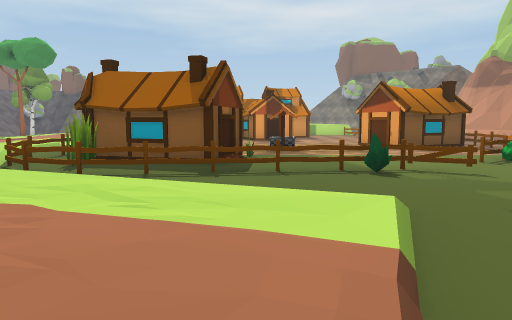
view 1 (above)

24 first-person views from a walk through a scene from a Unity 3-D project. The camera is 1.4 m above the floor, tilts 6° down and sees 70° across. The floor is counted in squares, 2 m on a side. Each view is taken from the middle of a square. On the plan, view 1 faces up. The plan holds only what a view shows up to about 11 squares ahead; the rest is blank. The place goes on beyond the plan. The player character is not drawn. Some animated figures are left out. Some surface patterns are stand-ins.

view 2
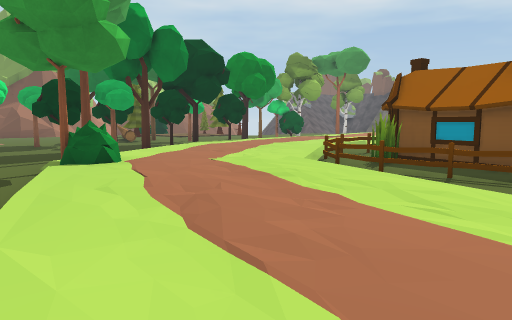

view 3
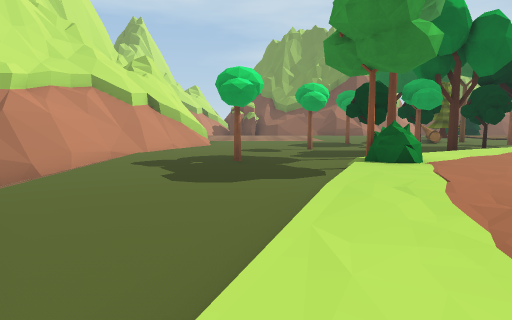

view 4
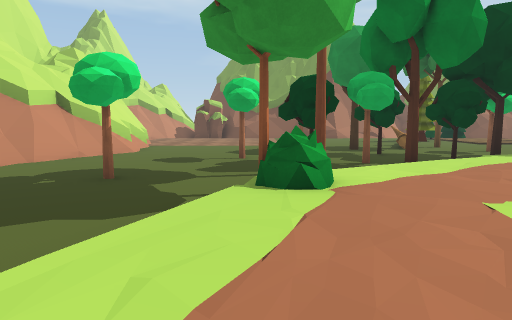

view 5
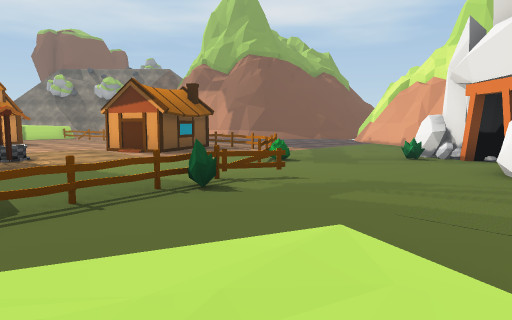

view 6
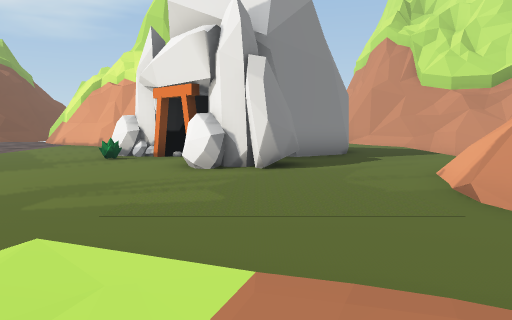

view 7
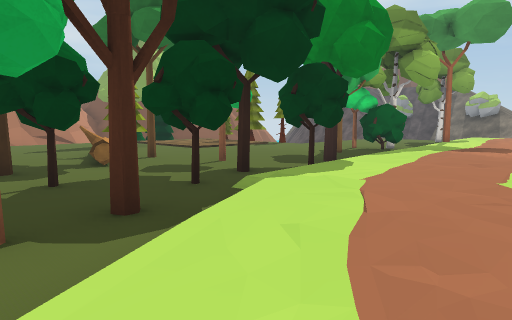

view 8
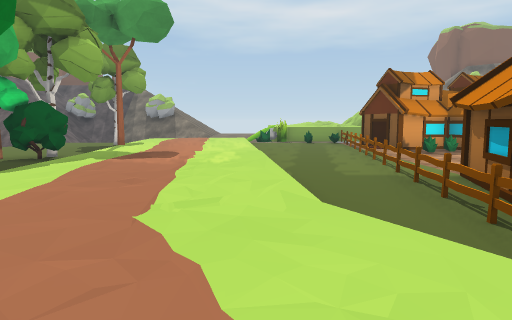

view 9
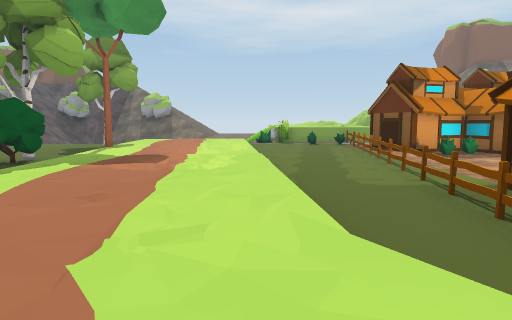

view 10
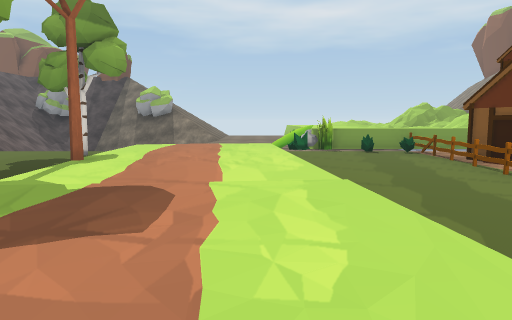

view 11
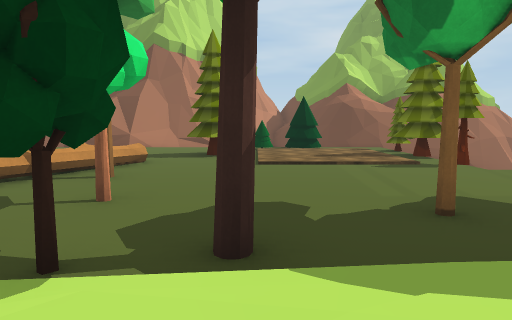

view 12
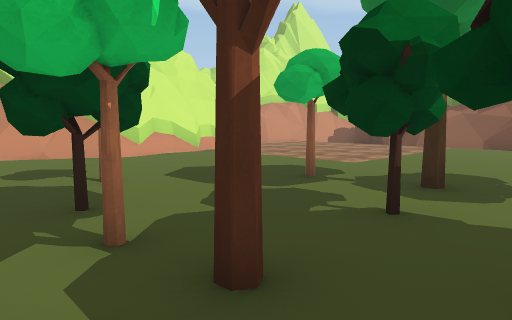

view 13
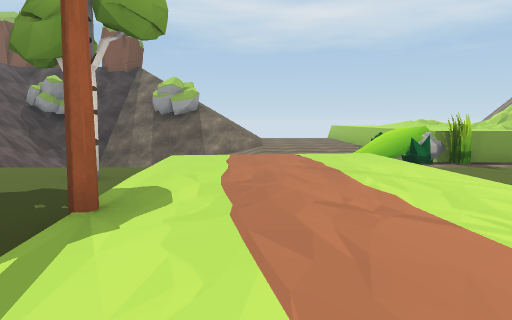

view 14
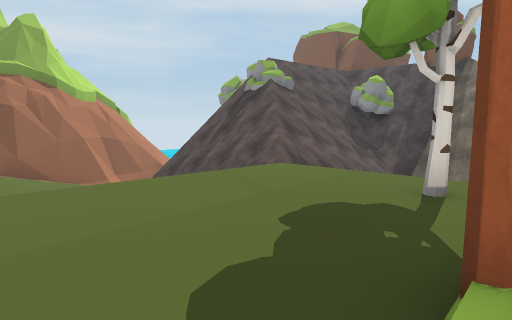

view 15
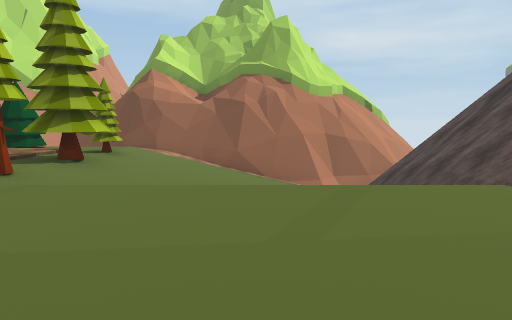

view 16
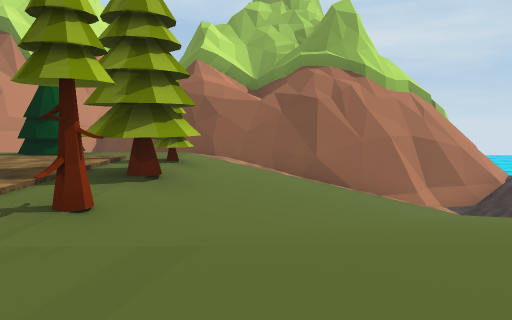

view 17
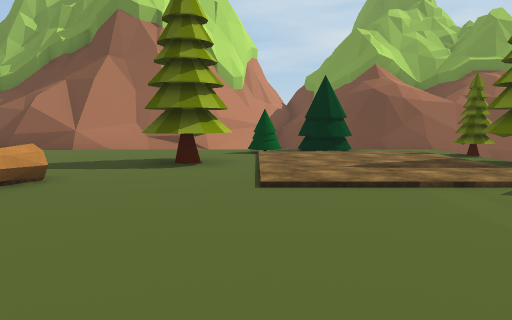

view 18
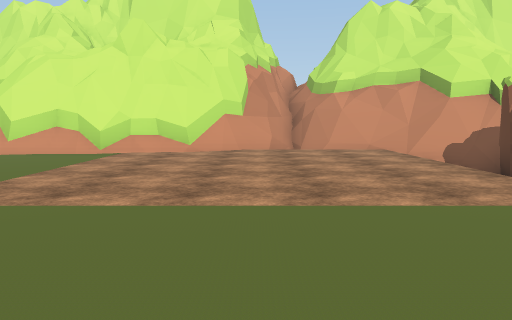

view 19
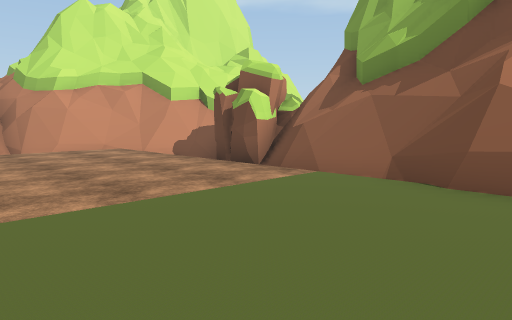

view 20
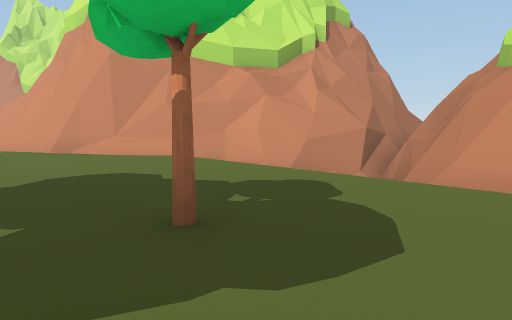

view 21
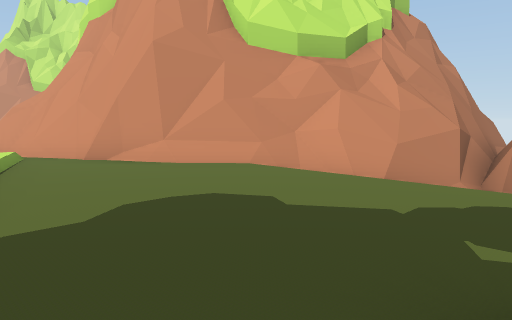

view 22
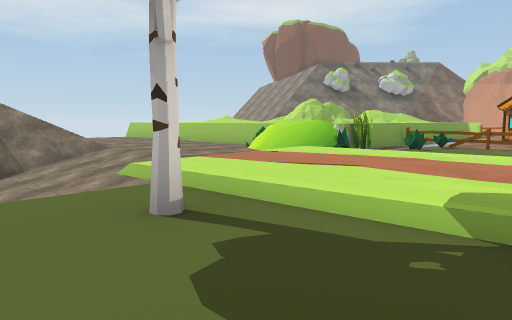

view 23
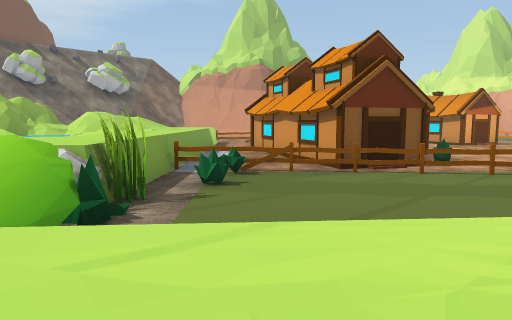

view 24
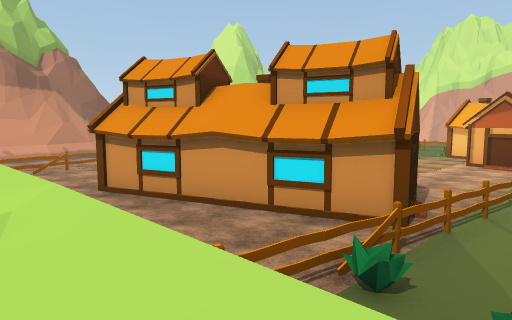

### Floor plan
Key: @ floor where view 1 was taken; # wall or solid block; . main floor; : floor 0.25 m higher than the main floor; + floor 0.5 m higher than the main floor; * floor 1 m higher than the main floor; % floor 1.25 m higher than the main floor; / step, stairs or slope; = window, fence, low wall or low ledge; ^ raised ledge; v drop or lower ground; F fence; B bush; T tree; H house; W well; R rock; O other object.
Columns run from 24 left of view 1 to 10 right of it. Each row starts with its distance up from view 1.
 27             ///...     = =
 26       ///  ////...//   */=
 25   /// ///  ////..OO%  /*//
 24 v ///////   ///..//%%%////
 23 ##///////   //////BR%%%%%%
 22 #=///////////::::/OB=F....    O
 21 ##////  .....::::...BF....#...F.
 20  #///// ...TT:+::....F.#### ..F.
 19  #//////.....::::...F####
 18 ##//////.....T/::...F.#H#
 17 ##//////.....:::::..F.BB#
 16 #//T/T//....T::::/..F....
 15 #/.//T/T...TT/::///.F....
 14 # //.../...../::::..F....
 13   T/.../...T.:::::..F...  ..H
 12   T/.../......:+::.FF#.. W...#
 11   .T////.....T:+::.F###  .....
 10 #/..TT.......T::::.F#   .......
  9 #/...T...T.T..::::.F#  #O.....OO ..
  8 #/.....OOO..T.:::::F####.....FO....
  7 ##.......OO..T :+::FFO.............
  6  #............T:::::FFFFFFFF....B#
  5  #........TTT...:+::://...B......#
  4 =#............T.::::::://........#
  3 =/........T..TTT.B/::::::/....##
  2 #=...........T...T::::+::/....##
  1 #/.................//::::........#
  0 O ..............T......:@........#
 -1 O ......................#####=.....
 -2 / ......//#=/.........#####=== ....
 -3 #=....######/=/......##         ...
 -4 ##=#/##   ##^=//////##
 -5 #=####      #^=##//##
 -6              #=^v###
 -7                ^###
 -8                 =##

Positions as (right, up) in squares from view 1, and headings:
1: (0, 0), facing up
2: (0, 0), facing up-left
3: (0, 0), facing left
4: (-2, 2), facing left
5: (-1, 2), facing up-right
6: (-1, 2), facing right
7: (-7, 4), facing up-left
8: (-7, 6), facing up
9: (-7, 7), facing up
10: (-8, 11), facing up
11: (-9, 11), facing left
12: (-9, 7), facing down-left
13: (-10, 15), facing up
14: (-11, 16), facing up-left
15: (-12, 19), facing left
16: (-14, 17), facing left
17: (-13, 11), facing left
18: (-19, 6), facing down
19: (-18, 6), facing down-left
20: (-10, 1), facing down-right
21: (-8, 1), facing down-right
22: (-14, 18), facing up-right
23: (-10, 21), facing right
24: (-5, 24), facing down-right
